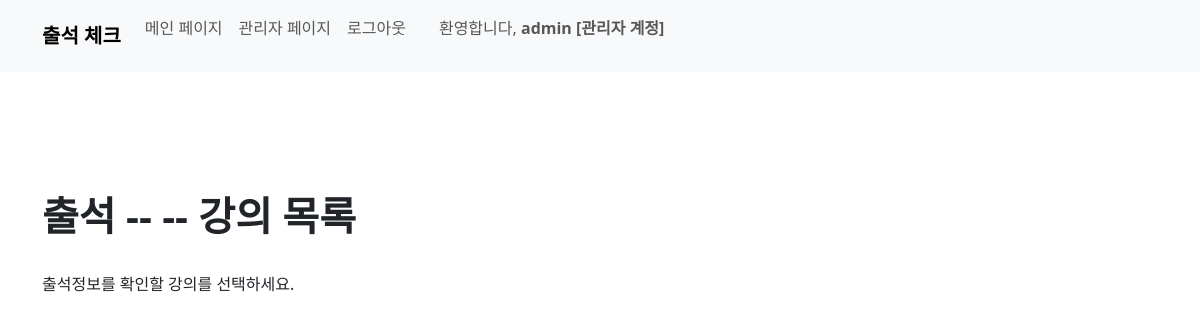
Page /course/attendance_course_list/1/ (signed in) on the earlier database version.
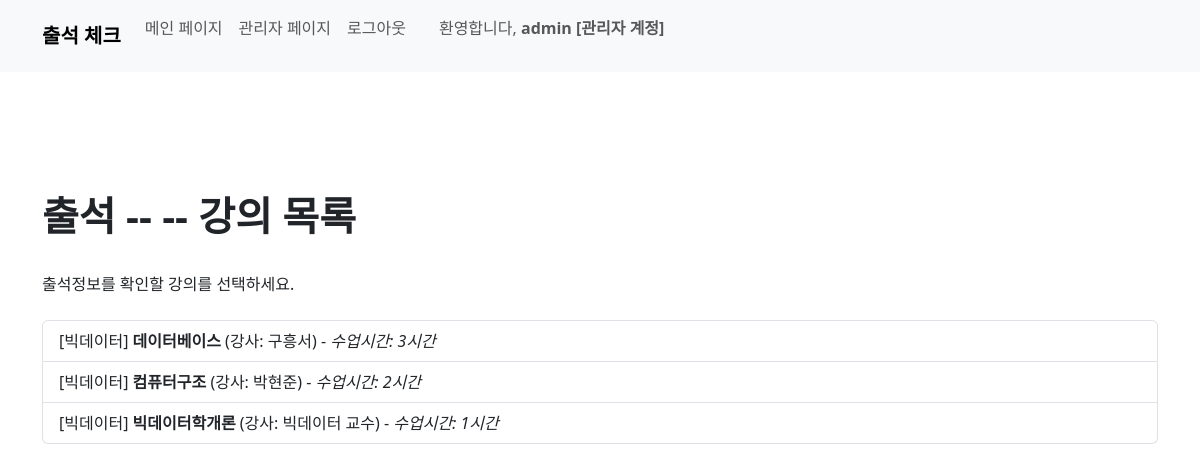
Same page on the later database version.
### course/models.py (models this page shows, shortened)
class Course(models.Model):
    course_name = models.CharField(max_length=50)
    teacher_name = models.CharField(max_length=20)
    division_name = models.ForeignKey(Division, on_delete=models.CASCADE)
    start_date = models.DateField()
    start_at = models.TimeField()
    end_at = models.TimeField()
    hours = models.IntegerField()

### user/models.py (models this page shows)
class Division(models.Model):
    name = models.CharField(max_length=50)
    def __str__(self):
        return self.name

### course/views.py (the view)
# urls.py: path('attendance_course_list/<int:pk>/', views.attendance_course_list, name='attendance_course_list'),
@user_passes_test(lambda u: u.is_staff, login_url='/') # 권한 없으면 홈으로
def attendance_course_list(request, pk):
    course = Course.objects.filter(division_name_id=pk)
    context = {
        'course': course
    }
    return render(request, 'attendance_board/attendance_course_list.html', context)

### course/templates/attendance_board/attendance_course_list.html (shortened to what this page needs)
{% load static %}
{% load django_bootstrap5 %}
{% bootstrap_css %}
<!DOCTYPE html>
<html>
<head>
</head>
<body>
  {% include 'home/navbar.html' %}
  <br><br><br>
    <div class="container">
      <br><br>
      <h1><b>출석 -- {{division.name}} -- 강의 목록</b></h1>
      <br>
      출석정보를 확인할 강의를 선택하세요.
      <br><br>
      <div class="list-group">
        {% for c in course %}
          <a href="{% url 'course:attendance_course_board' c.pk %}" class="list-group-item list-group-item-action">
            [{{ c.division_name }}] <b>{{ c.course_name }}</b> (강사: {{ c.teacher_name }}) - <i>수업시간: {{ c.hours }}시간</i>
        </a>
        {% endfor %}
      </div>
  </div>
</body>
</html>

Differences in the rows shown:
now on this page (row edited): Course: division_name "빅데이터", course_name "데이터베이스", teacher_name "구흥서", hours "3"
added Course: division_name "빅데이터", course_name "컴퓨터구조", teacher_name "박현준", hours "2"
added Course: division_name "빅데이터", course_name "빅데이터학개론", teacher_name "빅데이터 교수", hours "1"
